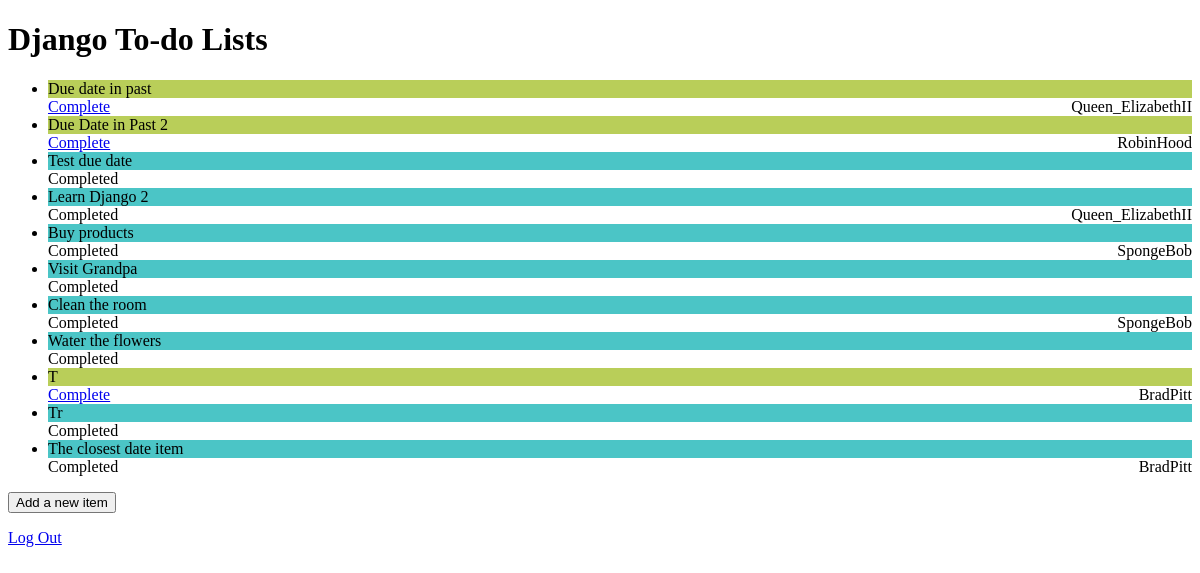
The page / on the database its author committed.
### todo_app/models.py (models this page shows, shortened)
class ToDoItem(models.Model):
    title = models.CharField(max_length=100)
    description = models.TextField(null=True, blank=False)
    created_date = models.DateTimeField(auto_now_add=True)
    due_date = models.DateTimeField(default=one_week_hence)
    completed = models.BooleanField(default=False)
    completed_time = models.DateTimeField(auto_now=True)
    user = models.ForeignKey(
        User,
        on_delete=models.SET(get_superuser),
        related_name="tasks",
        null=True
        )
    class Meta:
        ordering = ["due_date"]

### todo_app/views.py (the view)
class ItemListView(ListView):
    model = ToDoItem
    template_name = "todo_app/index.html"

### todo_app/templates/todo_app/index.html
{% extends "base.html" %}
{% load static %}
{% block head %}
    <link rel="stylesheet" href="{% static "style.css" %}">
{% endblock head %}
{% block content %}
<div class="list-wrapper">
    <ul class="list">
        {% for todo in object_list %}
        <li class="list__item {% if todo.completed%}completed{%endif%}">
            <div class="list__item-inner">
                <div
                    role="button"
                    onclick="location.href='{% url "item" todo.id %}'"
                   >{{ todo.title }}
                </div>
                <div class="list__item-bottom">
                    <div class="list__item-complete-btn">
                        {% if todo.completed == False %}
                        <a
                            class="btn"
                            href="{% url "item-completed" todo.pk %}">
                            Complete
                        </a>
                        {%else%}
                        <span>Completed </span>
                        {%endif%}
                    </div>
                    {% if todo.user %}
                    <span> {{todo.user.username}}</span>
                    {%endif%}
                </div>
            </div>
        </li>
        {% empty %}
        <p>There are no to-do items in your list.</p>
        {% endfor %}
    </ul>
    <p>
        <input
            value="Add a new item"
            type="button"
            onclick="location.href='{% url "item-add" %}'"
        />
    </p>
</div>
<a href="{% url 'logout' %}">Log Out</a>
{% endblock %}

### todo_app/static/style.css (style rules this page uses)
.list__item [role=button] { background-color: #b9ce59 }
.list__item.completed [role=button] { background-color: #4bc5c6 }
.list__item-bottom { display: flex; align-items: center; justify-content: space-between; }

### rows shown on the page
ToDoItem: title "Due date in past", completed "Complete", user.username "Queen_ElizabethII"
ToDoItem: title "Due Date in Past 2", completed "Complete", user.username "RobinHood"
ToDoItem: title "Test due date", completed "Completed"
ToDoItem: title "Learn Django 2", completed "Completed", user.username "Queen_ElizabethII"
ToDoItem: title "Buy products", completed "Completed", user.username "SpongeBob"
ToDoItem: title "Visit Grandpa", completed "Completed"
ToDoItem: title "Clean the room", completed "Completed", user.username "SpongeBob"
ToDoItem: title "Water the flowers", completed "Completed"
ToDoItem: title "T", completed "Complete", user.username "BradPitt"
ToDoItem: title "Tr", completed "Completed"
ToDoItem: title "The closest date item", completed "Completed", user.username "BradPitt"
